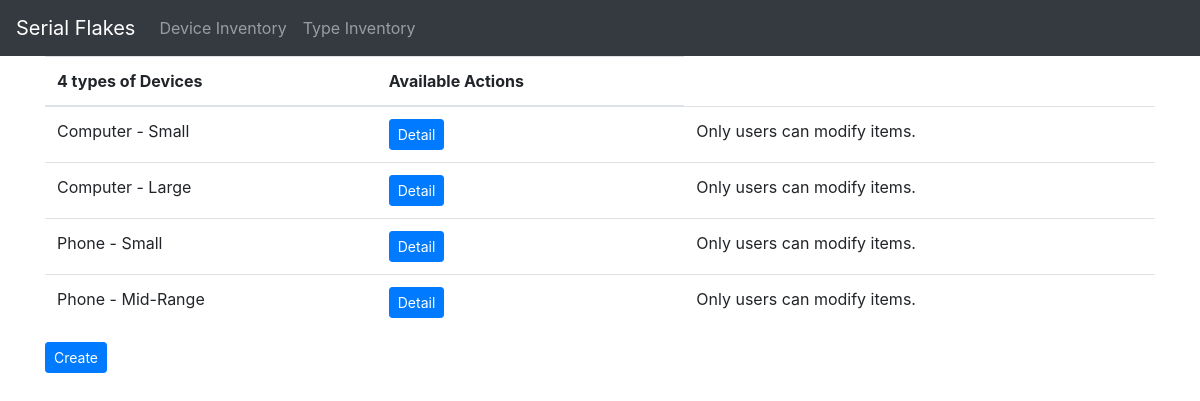
Screenshot of /types/ with the database file from the repository.
### Serial/models.py (models this page shows, shortened)
class Type(models.Model):
	type_name = models.CharField(max_length=60)
	type_size = models.CharField(max_length=60)

### Serial/views.py (the view)
class TypeList(ListView):
	model = Type
	context_object_name = 'types'
	queryset = Type.objects.all()
	template_name = 'extra/type_list.html'

### Serial/templates/extra/type_list.html
{% extends 'layout.html' %}
{% block content %}
    <table class="table table-hover">
        <caption>
            <a class="btn btn-primary btn-sm" href="{% url 'type-create' %}">Create</a>
        </caption>
        <thead>
            <tr>
                <th>{{ types.count }} types of Devices</th>
                <th>Available Actions</th>
            </tr>
        </thead>
        {% for type in types %}
            <tr>
                <td>{{ type.type_name }} - {{ type.type_size }}</td>
                <td>
                    <a class="btn btn-primary btn-sm" href="{% url 'type-detail' type.pk %}">Detail</a>
                    {% if user.is_authenticated %}
                        <a class="btn btn-warning btn-sm" href="{% url 'type-update' type.pk %}">Update</a>
                        <a class="btn btn-danger btn-sm" href="{% url 'type-delete' type.pk %}">Delete</a>
                    {% else %}
                        <td>Only users can modify items.</td>
                    {% endif %}
                </td>
            </tr>
        {% endfor %}
    </table>
{% endblock %}

### rows the page displays
Type: type_name "Computer", type_size "Small"
Type: type_name "Computer", type_size "Large"
Type: type_name "Phone", type_size "Small"
Type: type_name "Phone", type_size "Mid-Range"

### other values shown
{{ types.count }} "4"
